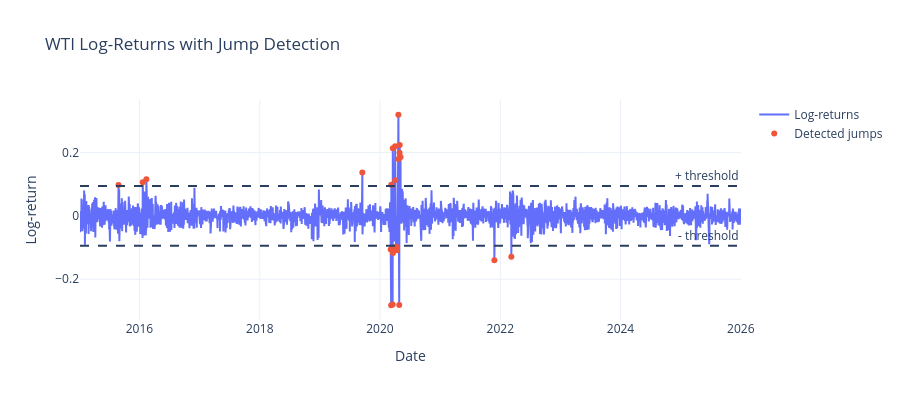

The code cell stored with this chart in its notebook:
### Code cell
import plotly.graph_objects as go

fig_ret = go.Figure()

# Log-returns
fig_ret.add_trace(
    go.Scatter(
        x=df.index,
        y=df["log_ret"],
        mode="lines",
        name="Log-returns"
    )
)

# Jump points
fig_ret.add_trace(
    go.Scatter(
        x=df.index[df["is_jump"]],
        y=df.loc[df["is_jump"], "log_ret"],
        mode="markers",
        name="Detected jumps",
        marker=dict(size=6)
    )
)

# Threshold lines
fig_ret.add_hline(
    y=threshold,
    line_dash="dash",
    annotation_text="+ threshold"
)
fig_ret.add_hline(
    y=-threshold,
    line_dash="dash",
    annotation_text="- threshold"
)

fig_ret.update_layout(
    title="WTI Log-Returns with Jump Detection",
    xaxis_title="Date",
    yaxis_title="Log-return",
    template="plotly_white",
    height=400
)

fig_ret.show()

### Figure 1 — Plotly figure (JSON) as saved in the notebook; plotly's stock layout.template omitted (floating-point values rounded to 4 significant figures; data arrays with more than 128 entries replaced by an {"elided": "..."} marker saying what was removed)
{"data": [{"mode": "lines", "name": "Log-returns", "type": "scatter", "x": {"elided": "2764 str values"}, "y": {"elided": "2764 float values"}}, {"marker": {"size": 6}, "mode": "markers", "name": "Detected jumps", "type": "scatter", "x": ["2015-08-27T00:00:00", "2016-01-21T00:00:00", "2016-02-12T00:00:00", "2019-09-16T00:00:00", "2020-03-06T00:00:00", "2020-03-09T00:00:00", "2020-03-10T00:00:00", "2020-03-16T00:00:00", "2020-03-18T00:00:00", "2020-03-19T00:00:00", "2020-03-20T00:00:00", "2020-04-02T00:00:00", "2020-04-03T00:00:00", "2020-04-07T00:00:00", "2020-04-09T00:00:00", "2020-04-14T00:00:00", "2020-04-22T00:00:00", "2020-04-23T00:00:00", "2020-04-27T00:00:00", "2020-04-29T00:00:00", "2020-04-30T00:00:00", "2020-05-05T00:00:00", "2021-11-26T00:00:00", "2022-03-09T00:00:00"], "y": [0.09766, 0.1064, 0.1162, 0.1369, -0.1061, -0.2822, 0.09872, -0.1004, -0.2799, 0.2136, -0.1172, 0.2205, 0.1127, -0.09865, -0.09746, -0.1083, 0.3196, 0.1801, -0.2818, 0.1992, 0.2239, 0.1861, -0.14, -0.1293]}], "layout": {"annotations": [{"showarrow": false, "text": "+ threshold", "x": 1, "xanchor": "right", "xref": "x domain", "y": 0.09456, "yanchor": "bottom", "yref": "y"}, {"showarrow": false, "text": "- threshold", "x": 1, "xanchor": "right", "xref": "x domain", "y": -0.09456, "yanchor": "bottom", "yref": "y"}], "height": 400, "shapes": [{"line": {"dash": "dash"}, "type": "line", "x0": 0, "x1": 1, "xref": "x domain", "y0": 0.09456, "y1": 0.09456, "yref": "y"}, {"line": {"dash": "dash"}, "type": "line", "x0": 0, "x1": 1, "xref": "x domain", "y0": -0.09456, "y1": -0.09456, "yref": "y"}], "title": {"text": "WTI Log-Returns with Jump Detection"}, "xaxis": {"title": {"text": "Date"}}, "yaxis": {"title": {"text": "Log-return"}}}}
